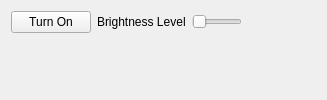
          <widget class="QWidget" name="tabLedDemo">
           <attribute name="title">
            <string>LED Demo</string>
           </attribute>
           <layout class="QGridLayout" name="gridLayout_9" columnstretch="1,1,2,3">
            <item row="2" column="0">
             <spacer name="verticalSpacer_5">
              <property name="orientation">
               <enum>Qt::Vertical</enum>
              </property>
              <property name="sizeHint" stdset="0">
               <size>
                <width>20</width>
                <height>40</height>
               </size>
              </property>
             </spacer>
            </item>
            <item row="1" column="0">
             <widget class="QPushButton" name="pushButtonLEDONOFF">
              <property name="text">
               <string>Turn On</string>
              </property>
             </widget>
            </item>
            <item row="1" column="1" alignment="Qt::AlignRight">
             <widget class="QLabel" name="labelLEDbrightness">
              <property name="text">
               <string>Brightness Level</string>
              </property>
             </widget>
            </item>
            <item row="1" column="2">
             <widget class="QSlider" name="horizontalSliderLEDbrightness">
              <property name="orientation">
               <enum>Qt::Horizontal</enum>
              </property>
             </widget>
            </item>
            <item row="1" column="3">
             <spacer name="horizontalSpacer_9">
              <property name="orientation">
               <enum>Qt::Horizontal</enum>
              </property>
              <property name="sizeHint" stdset="0">
               <size>
                <width>40</width>
                <height>20</height>
               </size>
              </property>
             </spacer>
            </item>
           </layout>
          </widget>
